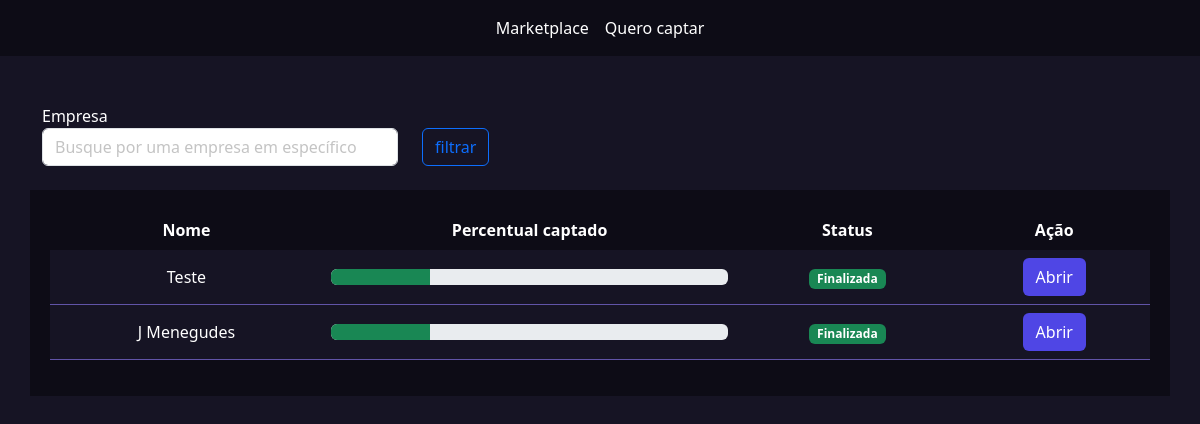
The page /empresarios/listar_empresas/ (signed in) on the database its author committed.
### empresarios/models.py (models this page shows, shortened)
class Empresa(models.Model):
    tempo_existencia_choices = (
        ('-6', 'Menos de 6 meses'),
        ('+6', 'Mais de 6 meses'),
        ('+1', 'Mais de 1 ano'),
        ('+5', 'Mais de 5 anos')
    )
    estagio_choices = (
        ('I', 'Tenho apenas uma idea'),
        ('MVP', 'Possuo um MVP'),
        ('MVPP', 'Possuo um MVP com clientes pagantes'),
        ('E', 'Empresa pronta para escalar'),
    )
    area_choices = (
        ('ED', 'Ed-tech'),
        ('FT', 'Fintech'),
        ('AT', 'Agrotech'),
    )
    user = models.ForeignKey(User, on_delete=models.DO_NOTHING)
    nome = models.CharField(max_length=50)
    cnpj = models.CharField(max_length=30)
    site = models.URLField()
    tempo_existencia = models.CharField(
        max_length=2, choices=tempo_existencia_choices, default='-6')
    descricao = models.TextField()
    data_final_captacao = models.DateField()
    percentual_equity = models.IntegerField()  # Percentual esperado
    estagio = models.CharField(
        max_length=4, choices=estagio_choices, default='I')
    area = models.CharField(max_length=3, choices=area_choices)
    publico_alvo = models.CharField(max_length=3)
    valor = models.DecimalField(max_digits=9, decimal_places=2)
    pitch = models.FileField(upload_to='pitchs')
    logo = models.FileField(upload_to='logo')
    @property
    def status(self):
        if date.today() > self.data_final_captacao:
            return mark_safe('<span class="badge bg-success">Finalizada</span>')
        else:
            return mark_safe('<span class="badge bg-primary">Em andamento</span>')

### empresarios/views.py (the view)
# urls.py: path('listar_empresas/', views.listar_empresas, name='listar_empresas'),
def listar_empresas(request):
    if not request.user.is_authenticated:
        return redirect('/usuarios/logar')
    if request.method == 'GET':
        empresas = Empresa.objects.filter(user=request.user)
        return render(request, 'listar_empresas.html', {'empresas': empresas})
    elif request.method == 'POST':
        pass

### empresarios/templates/listar_empresas.html (shortened to what this page needs)
{% extends "base.html" %}
{% load static %}
{% block 'head' %}
<link rel="stylesheet" href="{% static 'empresarios/css/listar_empresas.css' %}">
<link rel="stylesheet" href="{% static 'usuarios/css/usuarios.css' %}">
{% endblock 'head' %}
{% block 'body' %}
    {% include "partials/barra_navegacao.html" %}
    <br><br>
    <div class="container">
        <div class="row">
            <div class="col-md-4">
                <form action="{% url 'listar_empresas' %}" method="GET">
                <label>Empresa</label>
                <input type="text" name="empresa" class="form-control" placeholder="Busque por uma empresa em específico">
            </div>
            <div class="col-md">
                <br>
                <input type="submit" value="filtrar" class="btn btn-outline-primary">
            </div>
        </div>
    </div>
    <br>
    <div class="container dark-color container_empresas">
        <table class="table">
            <thead >
              <tr class="cabecalho" style="background-color: transparent !important;">
                <th class="cabecalho" scope="col">Nome</th>
                <th class="cabecalho" scope="col">Percentual captado</th>
                <th class="cabecalho" scope="col">Status</th>
                <th class="cabecalho" scope="col">Ação</th>
              </tr>
            </thead>
            <tbody>
                {% for empresa in empresas %}
                <tr class="linha">
                    <td class="linha">{{ empresa.nome }}</td>
                    <td class="linha">
                        <div class="progress">
                            <div class="progress-bar bg-success" role="progressbar" style="width: 25%" aria-valuenow="{{ empresa.percentual_equity }}" aria-valuemin="0" aria-valuemax="100"></div>
                        </div>
                    </td>
                    <td class="linha">{{ empresa.status }}</td>
                    <td class="linha"><a href="{% url 'empresa' id=empresa.id %}" class="btn btn-indigo-normal">Abrir</a></td>
                </tr>
                {% endfor %}
            </tbody>
          </table>
    </div>
{% endblock 'body' %}

### templates/static/geral/css/base.css (style rules this page uses)
:root { --main-color: #161424; --dark-color: #0D0C16; --contrast-color: #4F46E5; }
body { color: white !important; background-color: var(--main-color) !important; }
.dark-color { background-color: var(--dark-color); color: white !important; }

### templates/static/empresarios/css/listar_empresas.css (style rules this page uses)
.container_empresas { padding: 20px; }
.table { border-collapse: collapse !important; width: 100%; }
.cabecalho { background-color: transparent !important; border: none; color: white !important; text-align: center; }
.linha { vertical-align: middle; padding: 24px; text-align: center; background-color: var(--main-color) !important; color: white !important; border-bottom: 1px solid #6154a8; }
th { background-color: var; }

### templates/static/usuarios/css/usuarios.css (style rules this page uses)
.btn-indigo-normal { background-color: var(--contrast-color); color: white; }

### rows shown on the page
Empresa: nome "Teste", status "Finalizada"
Empresa: nome "J Menegudes", status "Finalizada"
